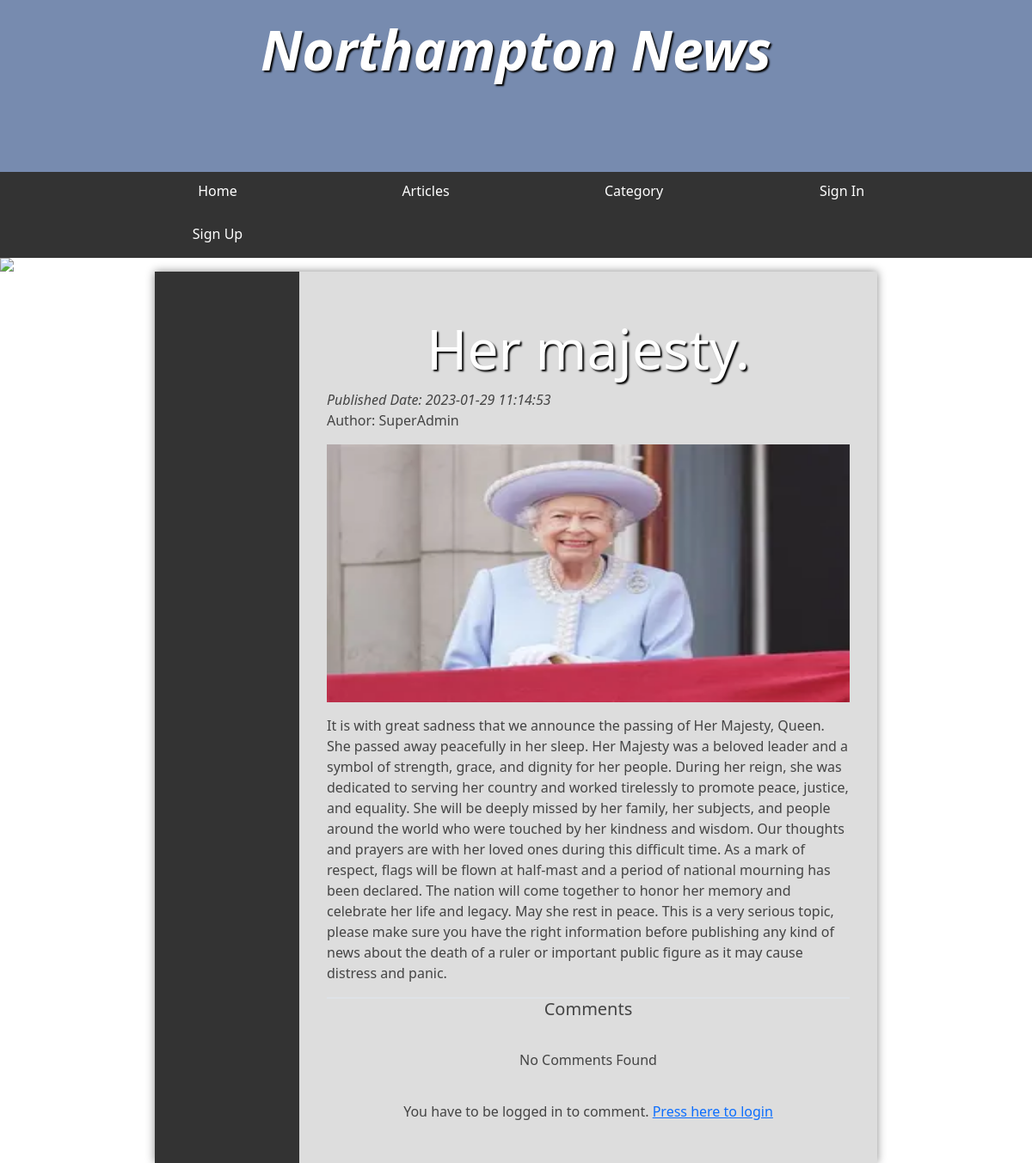
The page /fullarticle.php?id=31 on the database its author committed.
### tables this page shows
CREATE TABLE `article` (
  `id` int(250) NOT NULL,
  `title` varchar(100) NOT NULL,
  `categoryId` int(250) NOT NULL,
  `publishedDate` datetime NOT NULL DEFAULT current_timestamp(),
  `publishedBy` varchar(250) NOT NULL,
  `content` longtext NOT NULL,
  `imageName` varchar(200) DEFAULT NULL
);

CREATE TABLE `user` (
  `id` int(250) NOT NULL,
  `name` varchar(200) NOT NULL,
  `email` varchar(200) NOT NULL,
  `password` varchar(45) NOT NULL,
  `createdAt` datetime NOT NULL DEFAULT current_timestamp(),
  `isSuperAdmin` int(2) NOT NULL DEFAULT 0,
  `isAdmin` bit(2) NOT NULL DEFAULT b'0'
);

### service/articleService.php (called while the page is built, shortened)
<?php
require_once './model/article.php';
class ArticleService
{
    public $pdo;
    function __construct()
    {
        require './database/database.php';
        $this->pdo = $pdo;
    }
    function getById($id)
    {
        $sql_query = "SELECT a.*, u.name as publishedUser FROM article a LEFT JOIN user u ON a.publishedBy = u.id  WHERE a.id= :id LIMIT 1";
        $query_executor =  $this->pdo->prepare($sql_query);
        $data = ['id' => $id];
        $query_executor->execute($data);
        $fetched_rows =  $query_executor->fetchAll();
        $data = Article::fromMap($fetched_rows[0]);
        return $data;
    }
}

### model/article.php (called while the page is built, shortened)
<?php
class Article
{
    public function __construct($id, $title, $content, $publishedBy, $categoryId, $publishedDate, $imageName, $publishedUser)
    {
        $this->title = $title;
        $this->content = $content;
        $this->publishedDate = $publishedDate;
        $this->imageName = isset($imageName) ? ('./images/articles/' . $imageName) : null;
        $this->publishedUser = $publishedUser  ?? 'Unknown';
    }
    public static function fromMap($datafromMap)
    {
        return new Article(
            $datafromMap["id"],
            $datafromMap["title"],
            $datafromMap["content"],
            $datafromMap["publishedBy"],
            $datafromMap["categoryId"],
            $datafromMap["publishedDate"],
            $datafromMap["imageName"],
            $datafromMap["publishedUser"],
        );
    }
}
?>

### fullArticle.php (the view, shortened to what this page needs)
<?php
require 'header.php';
require_once './service/articleService.php';
$commentService = new CommentService();
$articleService = new ArticleService();
$article = null;
?>
<main>
	<?php
	require 'sidenav.php';
	?>
	<article>
		<?php
		if (isset($_GET['id'])) {
			try {
				$id = $_GET['id'];
				$article = $articleService->getById($id);
			} catch (Exception $e) {
			}
		}
	if (isset($article)) {
	?>
		<h1><?php echo $article?->title ?></h1>
		<div class="row">
			<em class="article-alignment">Published Date: <?php echo $article?->publishedDate ?></em>
			<p class="article-alignment">Author: <?php echo $article?->publishedUser ?> </p>
			</div>
			<?php
	}
if (isset($article->imageName)) {
?>
<img height="300" width="100%" style="margin-bottom:15px" src=<?php echo $article->imageName ?> />
<?php
} else {
	echo '<div class="border"></div>';
}
?>
<p><?php echo $article->content ?></p>
<div class="border"></div>
<h5 style="text-align: center;">Comments</h5>
<?php
$comments = $commentService->getByArticleId($article->id);
if (empty($comments)) {
	echo ('<h6 style="text-align: center; padding:30px 0px">No Comments Found</h6>');
}
if (isset($_SESSION['loggedIn']) && $_SESSION['loggedIn']) {
?>
<form action="" method="post">
<textarea style="width: 100%;" placeholder="Write your comment here..." name="commentText" required></textarea>
<input type="submit" name="submit" value="Comment as <?php echo ($_SESSION['name']) ?>" class="form-btn">
</form>
<?php
} else {
?>
<p style="text-align:center">You have to be logged in to comment. <a href="login.php">Press here to login</a></p>
<?php
}
?>
</article>
</main>

### styles.css (style rules this page uses)
* { margin: 0; padding: 0; }
html { font-family: "Oxygen-Regular", times, verdana, sans-serif; }
body { background-color: #fff; }
h1 { font-size: 4em; color: white; text-align: center; padding-top: 20px; text-shadow: 2px 2px 2px #000; }
main { min-height: 50vh; background-color: #ddd; width: 70vw; display: block; margin: auto; box-shadow: 0px 0px 10px #888; color: #444; }
p, li, h2 { margin-bottom: 1em; }
main { display: table; }
main > article { display: table-cell; padding: 2em; }

### rows shown on the page
article: title "Her majesty.", publishedDate "2023-01-29 11:14:53", user.name "SuperAdmin", imageName (picture), content "It is with great sadness that we announce the passing of Her Majesty, Queen. She passed away peacefully in her sleep. Her Majesty was a beloved leader and a symbol of strength, grace, and dignity for her people. During her reign, she was dedicated to serving her country and worked tirelessly to promote peace, justice, and equality. She will be deeply missed by her family, her subjects, and people around the world who were touched by her kindness and wisdom. Our thoughts and prayers are with her loved ones during this difficult time. As a mark of respect, flags will be flown at half-mast and a period of national mourning has been declared. The nation will come together to honor her memory…"
